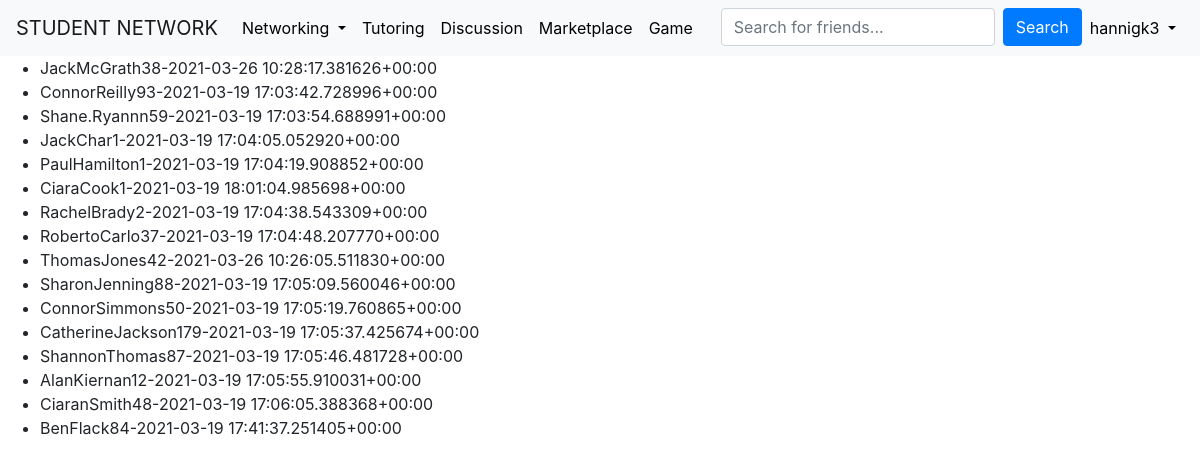
The app's page /profiles/addfriends/ (signed in) with its own data.
### User_Profiles/models.py (models this page shows, shortened)
class UserProfile(models.Model):
    account_type = models.CharField(max_length=20, blank=False, choices=ACCOUNT_TYPES, default="Student")
    user = models.OneToOneField(User, on_delete=models.CASCADE)  ## OneToOne is used as users will only have one profile
    first_name = models.CharField(max_length=255, blank=False)
    last_name = models.CharField(max_length=255, blank=False)
    profile_picture = models.ImageField(default='defaultprofilepicture.png', upload_to='profilepictures/')
    bio = models.TextField(default="Add a bio to tell others about yourself", max_length=500)
    email = models.EmailField(max_length=255, blank=True)
    university = models.CharField(max_length=60, blank=True, choices=COLLEGE_CHOICES)
    course = models.CharField(max_length=255, blank=True)
    year = models.CharField(max_length=10, blank=True, choices=YEAR_CHOICES)
    friends = models.ManyToManyField(User, blank=True, related_name='friends')
    qualifications = models.TextField(max_length=500, blank=True)
    experience = models.TextField(max_length=500, blank=True)
    topics = models.CharField(max_length=500, blank=True, choices=TOPIC_AREAS)
    availability = models.TextField(max_length=500, blank=True)
    hourly_rate = models.CharField(max_length=20, blank=True, choices=RATE_CHOICES)
    slug = models.SlugField(unique=False, blank=True)
    created = models.DateTimeField(auto_now=True)
    updated = models.DateTimeField(auto_now_add=True)
    __initial_first_name = None
    __initial_last_name = None
    def __init__(self, *args, **kwargs):
        super().__init__(*args, **kwargs)
        self.__initial_first_name = self.first_name
        self.__initial_last_name = self.last_name
    def __str__(self):
        return f"{self.user.username}-{self.created}"
    objects = UserProfileManager()

### User_Profiles/views.py (the view)
# urls.py: path('addfriends/', Available_Profiles_To_Add, name='AddFriends'),
@login_required(login_url='/login')
def Available_Profiles_To_Add(request):
    user = request.user
    available_profile_list = UserProfile.objects.All_Profiles_Not_Friends_With(user)
    context = {'available_profile_list': available_profile_list}
    return render(request, 'User_Profiles/available_profile_list.html', context)

### User_Profiles/models.py (called while the page is built)
    def All_Profiles_Not_Friends_With(self, sender):
        profiles = UserProfile.objects.all().exclude(user=sender)
        profile = UserProfile.objects.get(user=sender)
        qs = Friendship.objects.filter(Q(sender=profile) | Q(receiver=profile))
        accepted = set([])
        for friendship in qs:
            if friendship.status == 'Request Accepted':
                accepted.add(friendship.receiver)
                accepted.add(friendship.sender)
        available = [profile for profile in profiles if profile not in accepted]
        return available

### User_Profiles/templates/User_Profiles/available_profile_list.html (shortened to what this page needs)
{% extends 'base.html' %}
{% load static %}
{% block content %}
<ul>
    {% for profile in available_profile_list %}
    <li> {{ profile }} </li>
    {% endfor %}
</ul>
{% endblock content %}

### templates/main/navigationbar.html (shortened to what this page needs)
<nav class="navbar navbar-expand-lg navbar-light bg-light">
    {% if request.user.is_authenticated %}
    <a class="navbar-brand" href="/networking"> STUDENT NETWORK </a>
    {% else %}
    <a class="navbar-brand" href="/"> STUDENT NETWORK </a>
    {% endif %}
    <div class="collapse navbar-collapse" id="Links">
        <ul class="navbar-nav mr-auto">
            {% if request.user.is_authenticated %}
            <li class="nav-item dropdown">
                <a class="nav-link dropdown-toggle" id="navbarDropdown" role="button" data-toggle="dropdown" aria-haspopup="true" aria-expanded="false">
                  Networking
                </a>
            </li>
            <li class="nav-item">
                <a class="nav-link" href="/tutoring"> Tutoring </a>
            </li>
            <li class="nav-item">
                <a class="nav-link" href="/discussionboard"> Discussion </a>
            </li>
            <li class="nav-item">
                <a class="nav-link" href="/bookmarketplace"> Marketplace </a>
            </li>
            <li class="nav-item">
                <a class="nav-link" href="/game"> Game </a>
            </li>
            {% endif %}
        </ul>
    </div>
    <div class="collapse navbar-collapse" id="Accounts">
        <ul class="navbar-nav ml-auto">
            {% if request.user.is_authenticated %}
            <li>
                <form class="form-inline">
                    <input class="form-control mr-sm-2" type="search" placeholder="Search for friends..." aria-label="Search">
                    <button class="btn btn-primary my-2 my-sm-0" type="submit"> Search </button>
                </form>
            </li>
            <li>
            <li class="nav-item dropdown">
                <a class="nav-link dropdown-toggle" id="navbarDropdown" role="button" data-toggle="dropdown" aria-haspopup="true" aria-expanded="false">
                  {{ request.user }}
                </a>
            {% else %}
            <li class="nav-item">
                <a class="nav-link" href="/login"> Login </a>
            </li>
            {% endif %}
        </ul>
    </div>
</nav>

### static/base.css (style rules this page uses)
.nav-item a { color: black !important; }

### records on screen
UserProfile: user+created "JackMcGrath38-2021-03-26 10:28:17.381626+00:00"
UserProfile: user+created "ConnorReilly93-2021-03-19 17:03:42.728996+00:00"
UserProfile: user+created "Shane.Ryannn59-2021-03-19 17:03:54.688991+00:00"
UserProfile: user+created "JackChar1-2021-03-19 17:04:05.052920+00:00"
UserProfile: user+created "PaulHamilton1-2021-03-19 17:04:19.908852+00:00"
UserProfile: user+created "CiaraCook1-2021-03-19 18:01:04.985698+00:00"
UserProfile: user+created "RachelBrady2-2021-03-19 17:04:38.543309+00:00"
UserProfile: user+created "RobertoCarlo37-2021-03-19 17:04:48.207770+00:00"
UserProfile: user+created "ThomasJones42-2021-03-26 10:26:05.511830+00:00"
UserProfile: user+created "SharonJenning88-2021-03-19 17:05:09.560046+00:00"
UserProfile: user+created "ConnorSimmons50-2021-03-19 17:05:19.760865+00:00"
UserProfile: user+created "CatherineJackson179-2021-03-19 17:05:37.425674+00:00"
UserProfile: user+created "ShannonThomas87-2021-03-19 17:05:46.481728+00:00"
UserProfile: user+created "AlanKiernan12-2021-03-19 17:05:55.910031+00:00"
UserProfile: user+created "CiaranSmith48-2021-03-19 17:06:05.388368+00:00"
UserProfile: user+created "BenFlack84-2021-03-19 17:41:37.251405+00:00"

### other values on screen
{{ request.user }} "hannigk3"
